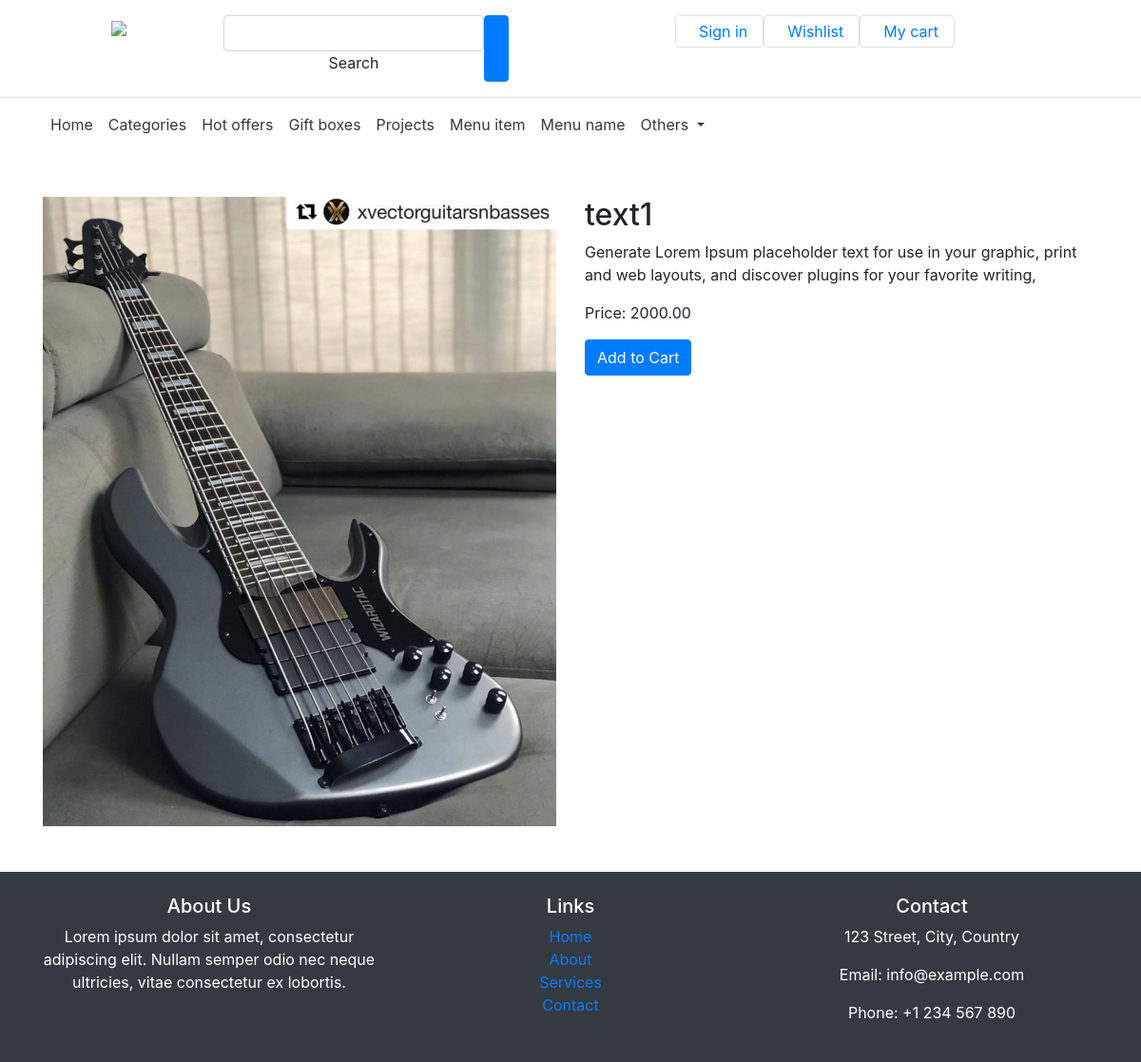
Page /product/3/ on the committed database.
### app1/models.py (models this page shows, shortened)
class Product(models.Model):
    name = models.CharField(max_length=100)
    description = models.TextField()
    price = models.DecimalField(max_digits=8, decimal_places=2)
    image = models.ImageField(upload_to='product_images/')
    created_at = models.DateTimeField(auto_now_add=True)
    updated_at = models.DateTimeField(auto_now=True)

### app1/views.py (the view)
# urls.py: path('product/<int:pk>/', views.product_detail, name='product-detail'),
def product_detail(request, pk):
    product = get_object_or_404(Product, pk=pk)
    return render(request, 'app1/product.html', {'product': product})

### app1/templates/app1/product.html
{% extends 'base.html' %}
{% block content %}
  <div class="container my-5">
    <div class="row">
      <div class="col-lg-6">
        <img src="{{ MEDIA_URL }}{{ product.image.url }}" class="img-fluid" alt="Product Image">
      </div>
      <div class="col-lg-6">
        <h2>{{ product.name }}</h2>
        <p>{{ product.description }}</p>
        <p>Price: {{ product.price }}</p>
        <a href="{% url 'add-to-cart' product.id %}" class="btn btn-primary">Add to Cart</a>
      </div>
    </div>
  </div>
{% endblock %}

### rows in the picture
Product: image (picture), name "text1", description "Generate Lorem Ipsum placeholder text for use in your graphic, print and web layouts, and discover plugins for your favorite writing,", price "2000.00"
